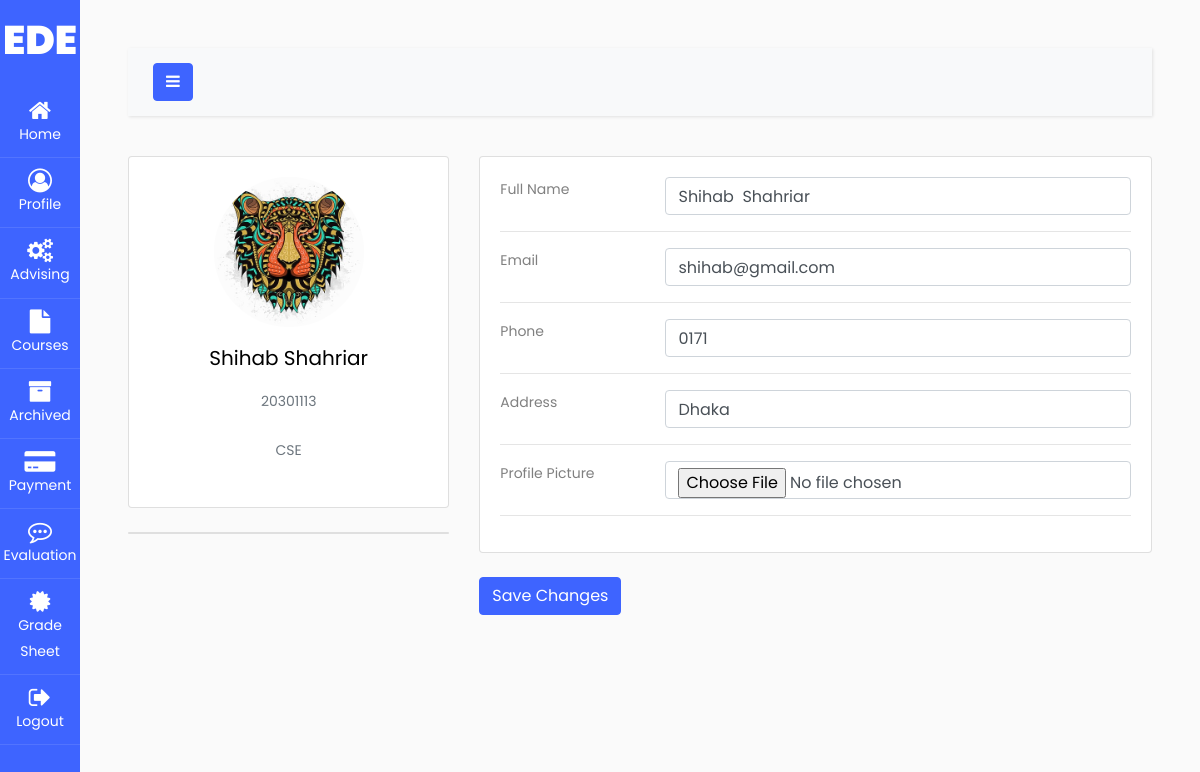
Page /student-profile/ (signed in) on the committed database.
### users/models.py (models this page shows, shortened)
class STUDENT(models.Model):
    user = models.OneToOneField(User, on_delete=models.CASCADE)
    org = models.ForeignKey(ORG, on_delete=models.CASCADE)
    student_name = models.CharField(max_length=100, default='None')
    student_email = models.EmailField(max_length=100, default='None')
    student_phone = models.CharField(max_length=10, default='None')
    student_address = models.CharField(max_length=100, default='None')
    student_photo = models.ImageField(upload_to='student_photo/', blank=True)
    department = models.CharField(max_length=100, default='None')
    credit = models.IntegerField(default=0)
    session = models.CharField(max_length=100, default='None')
    joinin_date = models.DateField(default=datetime.date.today)

### students/views.py (the view, shortened to what this page needs)
# urls.py: path("student-profile/", views.studentProfile, name="student-profile"),
@login_required(login_url='login')
def studentProfile(request):
    student = STUDENT.objects.get(user=request.user)
    return render(request, "./student/profile.html", {"user": student})

### templates/student/profile.html (shortened to what this page needs)
{% extends "student/navbar.html" %}
{% block content %}
<div class="row">
    <div class="col-lg-4">
        <div class="card mb-4">
            <div class="card-body text-center">
                {% if user.student_photo %}
                <img src="{{user.student_photo.url}}" alt="avatar" class="rounded-circle img-fluid"
                    style="width: 150px;">
                {% endif %}
                <h5 class="my-3">{{user.student_name }}</h5>
                <p class="text-muted mb-4">{{user.user}}</p>
                <p class="text-muted mb-4">{{user.department}}</p>
            </div>
        </div>
        <div class="card mb-4 mb-lg-0">
        </div>
    </div>
    <div class="col-lg-8">
        <form method="post" enctype="multipart/form-data">
            <div class="card mb-4">
                <div class="card-body">
                    <div class="row">
                        <div class="col-sm-3">
                            <p class="mb-0">Full Name</p>
                        </div>
                        <div class="col-sm-9">
                            <input type="text" name="name" class="form-control" value="{{ user.student_name }}">
                        </div>
                    </div>
                    <hr>
                    <div class="row">
                        <div class="col-sm-3">
                            <p class="mb-0">Email</p>
                        </div>
                        <div class="col-sm-9">
                            <input type="text" name="email" class="form-control" value="{{ user.student_email }}">
                        </div>
                    </div>
                    <hr>
                    <div class="row">
                        <div class="col-sm-3">
                            <p class="mb-0">Phone</p>
                        </div>
                        <div class="col-sm-9">
                            <input type="text" name="phone" class="form-control" value="{{ user.student_phone }}">
                        </div>
                    </div>
                    <hr>
                    <div class="row">
                        <div class="col-sm-3">
                            <p class="mb-0">Address</p>
                        </div>
                        <div class="col-sm-9">
                            <input type="text" name="address" class="form-control" value="{{ user.student_address}}">
                        </div>
                    </div>
                    <hr>
                    <div class="row">
                        <div class="col-sm-3">
                            <p class="mb-0">Profile Picture</p>
                        </div>
                        <div class="col-sm-9">
                            <input type="file" name="profile_pic" class="form-control">
                        </div>
                    </div>
                    <hr>
                </div>
            </div>
            <input type="submit" class="btn btn-primary" value="Save Changes">
        </form>
    </div>
</div>
{% endblock %}

### rows in the picture
STUDENT: student_photo (picture), student_name "Shihab Shahriar", user "20301113", department "CSE", name "Shihab Shahriar", email "shihab@gmail.com", phone "0171", address "Dhaka"
